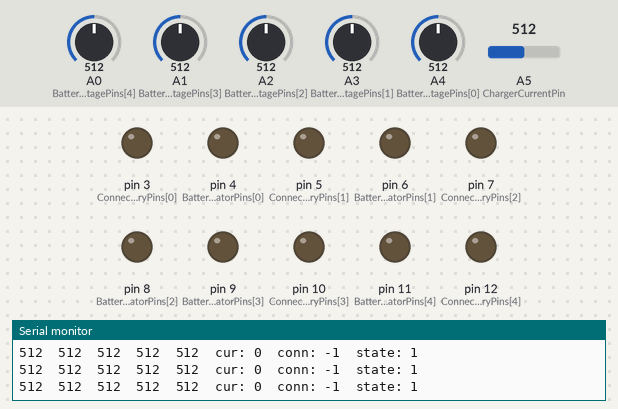
The sketch below on a simulated Arduino Uno, built with avr-gcc and run on an emulated ATmega328P. On the bench: output pins drawn as LEDs (lit = HIGH), the last lines printed to the serial monitor. Inputs (shaded band) come from the test bench; at power-on: A0 (BatteryVoltagePins[4]) = 512, A1 (BatteryVoltagePins[3]) = 512, A2 (BatteryVoltagePins[2]) = 512, A3 (BatteryVoltagePins[1]) = 512, A4 (BatteryVoltagePins[0]) = 512, A5 (ChargerCurrentPin) = 512.

Above: at 1.2 s.
1.3 s: A0 (BatteryVoltagePins[4]) set to 888
2.8 s: A0 (BatteryVoltagePins[4]) set to 909
At 3.8 s:
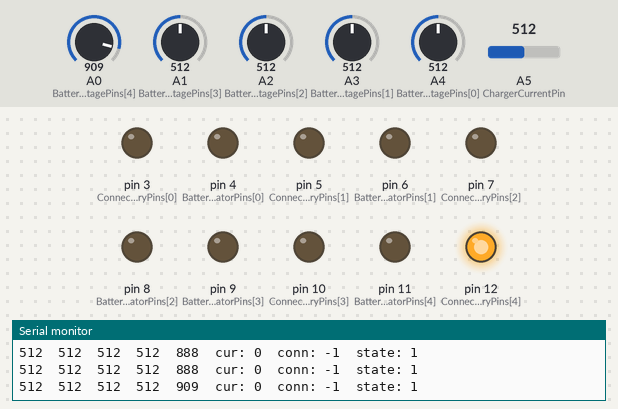
4.4 s: A1 (BatteryVoltagePins[3]) set to 886
7.4 s: A1 (BatteryVoltagePins[3]) set to 913
At 10.1 s:
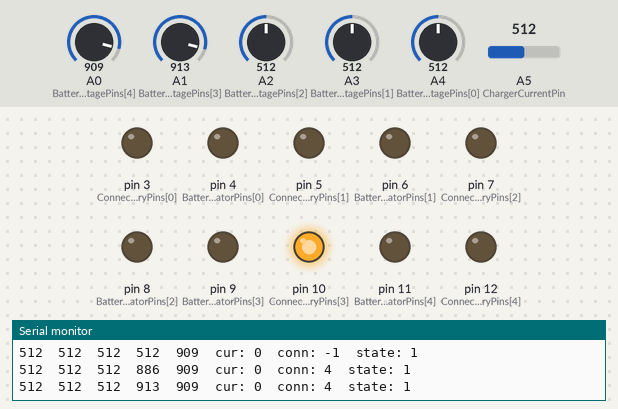
10.4 s: A2 (BatteryVoltagePins[2]) set to 889
13.4 s: A2 (BatteryVoltagePins[2]) set to 917
At 16.5 s:
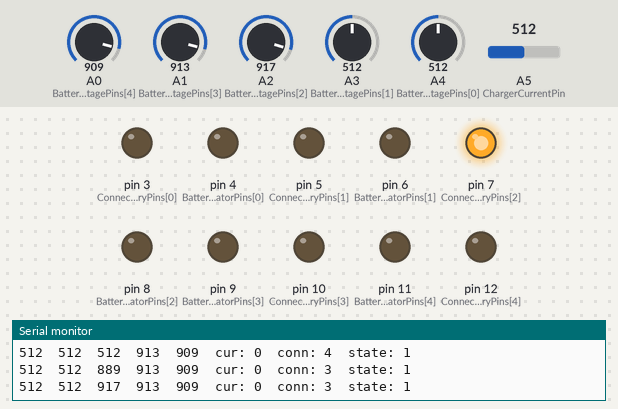
Timing chart, 0 to 17.4 s (numbered marks = the images above; inputs shaded):
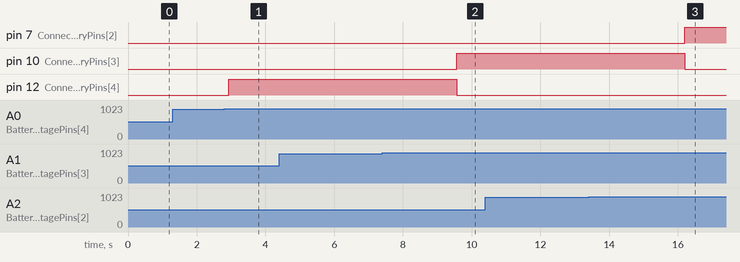

Measured:
- the behaviour switches between 900 and 901 on A0 (BatteryVoltagePins[4]) (found by bisection; images 0 and 1)
- the behaviour switches between 900 and 901 on A1 (BatteryVoltagePins[3]) (found by bisection; images 1 and 2)
- the behaviour switches between 900 and 901 on A2 (BatteryVoltagePins[2]) (found by bisection; images 2 and 3)
- after the input at 2.8 s, pin 12 (ConnectedBatteryPins[4]): LOW → HIGH after 0.13 s
- after the input at 7.4 s, pin 10 (ConnectedBatteryPins[3]): LOW → HIGH after 2.2 s; pin 12 (ConnectedBatteryPins[4]): HIGH → LOW after 2.2 s
- after the input at 13.4 s, pin 7 (ConnectedBatteryPins[2]): LOW → HIGH after 2.8 s; pin 10 (ConnectedBatteryPins[3]): HIGH → LOW after 2.8 s

The sketch:

ChargeControl.ino
```cpp
 #include <stdlib.h>

const int8_t QtyBatteries = 5;  // кількість портів девайса для підключення батарей. Портом я називаю

const int8_t ConnectedBatteryPins[] = { 3, 5, 7, 10, 12 };        // піни які використовуються для вказання, який порт зараз підключений до зарядного присторою. LOW / HIGH
const int8_t BatteryChargedIndicatorPins[] = { 4, 6, 8, 9, 11 };  // піни для індикації батарей, які пройшли процес зарядки. Значенння: LOW,  HIGH
const int8_t BatteryVoltagePins[] = { A4, A3, A2, A1, A0 };       // піни з яких можна считати напругу кожної з підключених батарей. Значенння: 0 - 1023
const int8_t ChargerCurrentPin = 5;                               // через цей пін можна считати силу струму, якою зарядник зараз заряджає підключену батарею. Значенння: 0 - 1023

const int16_t VoltageLevelWhenBatteryPluged = 900;        // Рівень аналогового сигналу з піну батки, який означає, що батарея підключена до порту
const int16_t CurrentLevelAtWhichContinueCharging = 40;  // Рівень аналогового сигналу з піну струму від зарядки, який означає, що заряд ще продовжуємо

static void (*STATE)();


void setup() {
  Serial.begin(115200);
  for (byte i = 0; i < QtyBatteries; i++) {
    pinMode(ConnectedBatteryPins[i], OUTPUT);
    digitalWrite(ConnectedBatteryPins[i], LOW);
    pinMode(BatteryChargedIndicatorPins[i], OUTPUT);
    digitalWrite(BatteryChargedIndicatorPins[i], LOW);
  }
  STATE = &state01;
}

void loop() {
  updateIndicationByInnerState();
  (*STATE)();
  delay(200);
}

// Стани автомата

// state01. В цьому стані шукуаємо на яку батарею перемкнути вихід зарядного пристрою. Якщо пішов струм через зярядку то переходимо в state02 інакше залишаємося в цьому стані.
void state01() {
  for (int8_t i = 0; i < QtyBatteries; i++) {
    if (batteryVoltage(i) > VoltageLevelWhenBatteryPluged && batteryChargedIndicator(i) == false) {
      setConnectedBattery(i);
      break;
    }
  }

  if (currentOfCharging() > 0) {
    STATE = &state02;
  }
}

// state02. В цьому стані чекаємо поки батарея заряджається, коли струм упав нижче критичного рівня то інидкуємо що батарея пройшла цикл зарядду і переходимо в state01
void state02() {
  if (currentOfCharging() <= CurrentLevelAtWhichContinueCharging) {
    int8_t battery = connectedBattery();
    setBatteryChargedIndicator(battery, true);
    setConnectedBattery(-1);
    STATE = &state01;
  }
}

void updateIndicationByInnerState() {
  for (int8_t i = 0; i < QtyBatteries; i++) {
    int16_t voltage = batteryVoltage(i);
    Serial.print(voltage);
    Serial.print("\t");
    if (voltage < VoltageLevelWhenBatteryPluged) {
      setBatteryChargedIndicator(i, false);
    }
  }
  Serial.print(F("cur: "));
  Serial.print(currentOfCharging());
  Serial.print(F("\tconn: "));
  Serial.print(connectedBattery());
  Serial.print(F("\tstate: "));
  Serial.print(STATE == &state01 ? 1 : 2);
  Serial.println("");
}

// Низькорівневі функцїї роботи з залізом

int8_t connectedBattery() {
  for (int8_t i = 0; i < QtyBatteries; i++) {
    if (digitalRead(ConnectedBatteryPins[i]) == HIGH) {
      return i;
    }
  }
  return -1;
}

void setConnectedBattery(int8_t battery) {
  if (battery >= QtyBatteries) {
    return;
  }
  bool wasSwitch = false;
  for (byte i = 0; i < QtyBatteries; i++) {
    if (digitalRead(ConnectedBatteryPins[i]) == HIGH) {
      wasSwitch = true;
    }
    digitalWrite(ConnectedBatteryPins[i], LOW);
  }
  if (battery >= 0) {
    if ( digitalRead(ConnectedBatteryPins[battery]) == LOW) {
       wasSwitch = true;
    }
    digitalWrite(ConnectedBatteryPins[battery], HIGH);
  }
  if (wasSwitch) {
    delay(3000);  // після будь-якого переключення батки треба зарядному дати час переключитися, підняти струм до потрібного рівня
  }
}

 int comparation_two_int_for_qsort(const void *a, const void *b) {
     return *(int*)a - *(int*)b;
 }

int16_t currentOfChargingRaw() {
  return (analogRead(ChargerCurrentPin) - 512) * 48.2;
}

int16_t currentOfCharging() {
  static int16_t epsilon = currentOfChargingRaw();
  const int8_t N = 11;
  int16_t mass[N];
  for ( int8_t i = 0; i < N; i++) {
    mass[i] = max(0, currentOfChargingRaw() - epsilon);
    delay(5);
  }
  qsort(mass, N, sizeof(int16_t), comparation_two_int_for_qsort);
  return mass[N/2+1];
}

bool batteryChargedIndicator(int8_t battery) {
  if (battery < 0 || battery >= QtyBatteries) {
    return false;
  }
  return digitalRead(BatteryChargedIndicatorPins[battery]) == HIGH;
}

void setBatteryChargedIndicator(int8_t battery, bool flag) {
  if (battery < 0 || battery >= QtyBatteries) {
    return;
  }
  digitalWrite(BatteryChargedIndicatorPins[battery], flag ? HIGH : LOW);
}

int16_t batteryVoltage(int8_t battery) {
  if (battery < 0 || battery >= QtyBatteries) {
    return 0;
  }
  return analogRead(BatteryVoltagePins[battery]);
}
```
